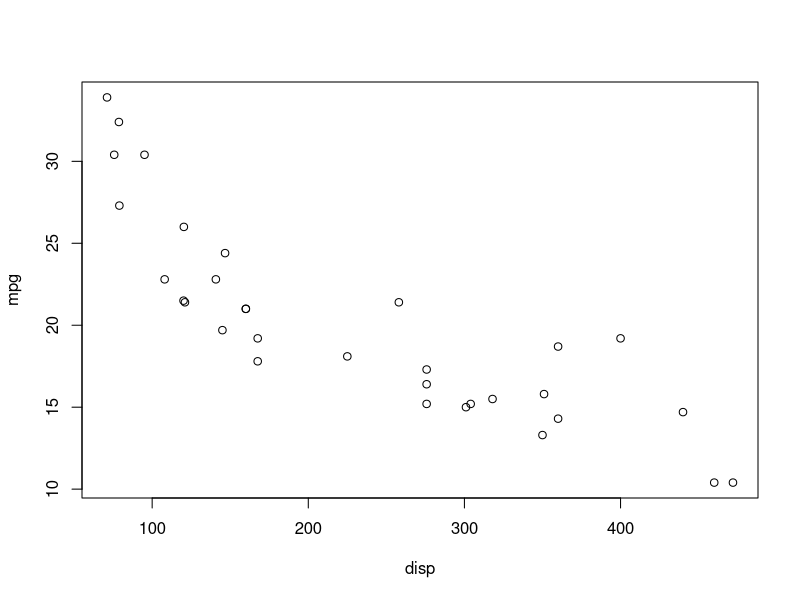
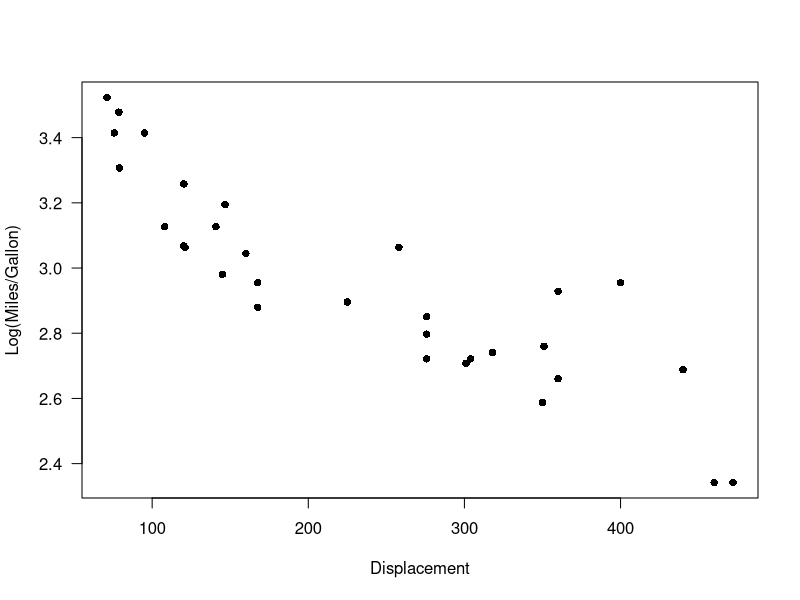
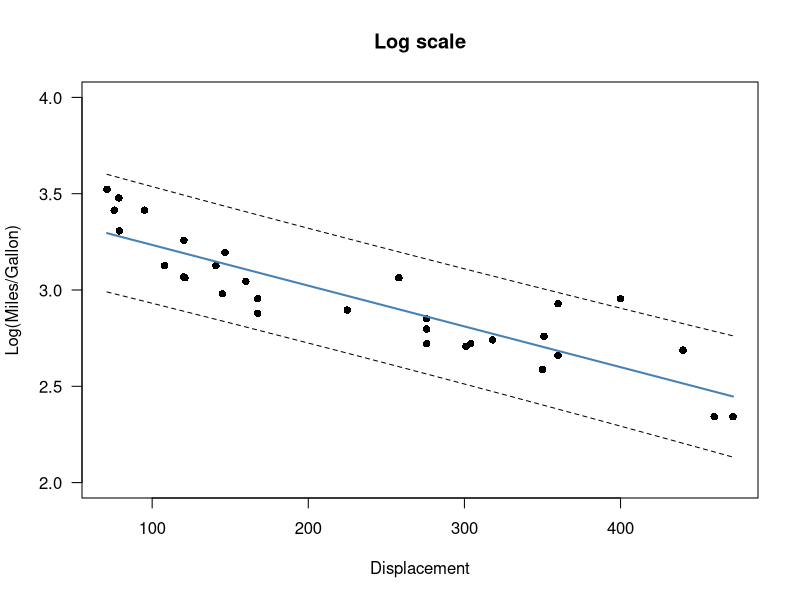
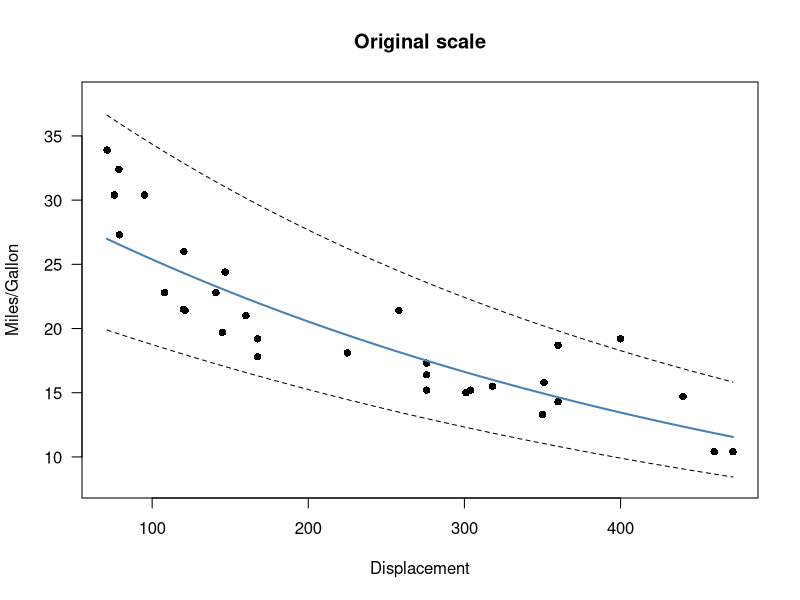
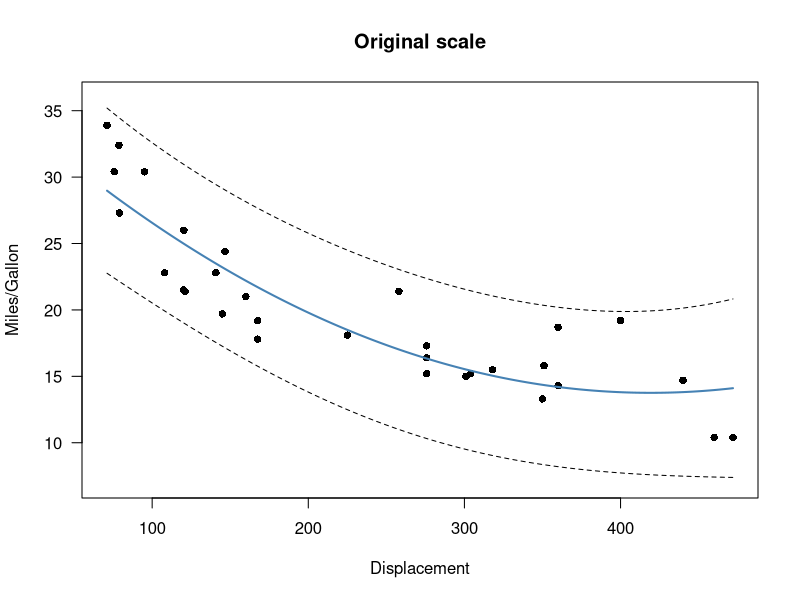

Write R code to recreate these figures, in order.
# NLM using mtcars
# https://stats.stackexchange.com/questions/142443/simple-non-linear-regression-problem
#Load data----

data(mtcars)

# Scatterplot with log-transformation
plot(mpg ~ disp, data=mtcars)
plot(log(mpg)~disp, data = mtcars, las = 1, pch = 16, xlab = "Displacement", ylab = "Log(Miles/Gallon)")

# Linear regression with log-transformation

log.mod <- lm(log(mpg)~disp, data = mtcars)

# Prediction intervals

newframe <- data.frame(disp = seq(min(mtcars$disp), max(mtcars$disp), length = 1000))

pred <- predict(log.mod, newdata = newframe, interval = "prediction")
pred
# Plot prediction intervals on log scale

plot(log(mpg)~disp
     , data = mtcars
     , ylim = c(2, 4)
     , las = 1
     , pch = 16
     , main = "Log scale"
     , xlab = "Displacement", ylab = "Log(Miles/Gallon)")

lines(pred[,"fit"]~newframe$disp, col = "steelblue", lwd = 2)
lines(pred[,"lwr"]~newframe$disp, lty = 2)
lines(pred[,"upr"]~newframe$disp, lty = 2)

# Plot prediction intervals on original scale

plot(mpg~disp
     , data = mtcars
     , ylim = c(8, 38)
     , las = 1
     , pch = 16
     , main = "Original scale"
     , xlab = "Displacement", ylab = "Miles/Gallon")

lines(exp(pred[,"fit"])~newframe$disp, col = "steelblue", lwd = 2)
lines(exp(pred[,"lwr"])~newframe$disp, lty = 2)
lines(exp(pred[,"upr"])~newframe$disp, lty = 2)

# Quadratic regression on original scale

quad.lm <- lm(mpg~poly(disp, 2), data = mtcars)

# Prediction intervals

newframe <- data.frame(disp = seq(min(mtcars$disp), max(mtcars$disp), length = 1000))

pred <- predict(quad.lm, newdata = newframe, interval = "prediction")

# Plot prediction intervals on log scale

plot(mpg~disp
     , data = mtcars
     , ylim = c(7, 36)
     , las = 1
     , pch = 16
     , main = "Original scale"
     , xlab = "Displacement", ylab = "Miles/Gallon")

lines(pred[,"fit"]~newframe$disp, col = "steelblue", lwd = 2)
lines(pred[,"lwr"]~newframe$disp, lty = 2)
lines(pred[,"upr"]~newframe$disp, lty = 2)
